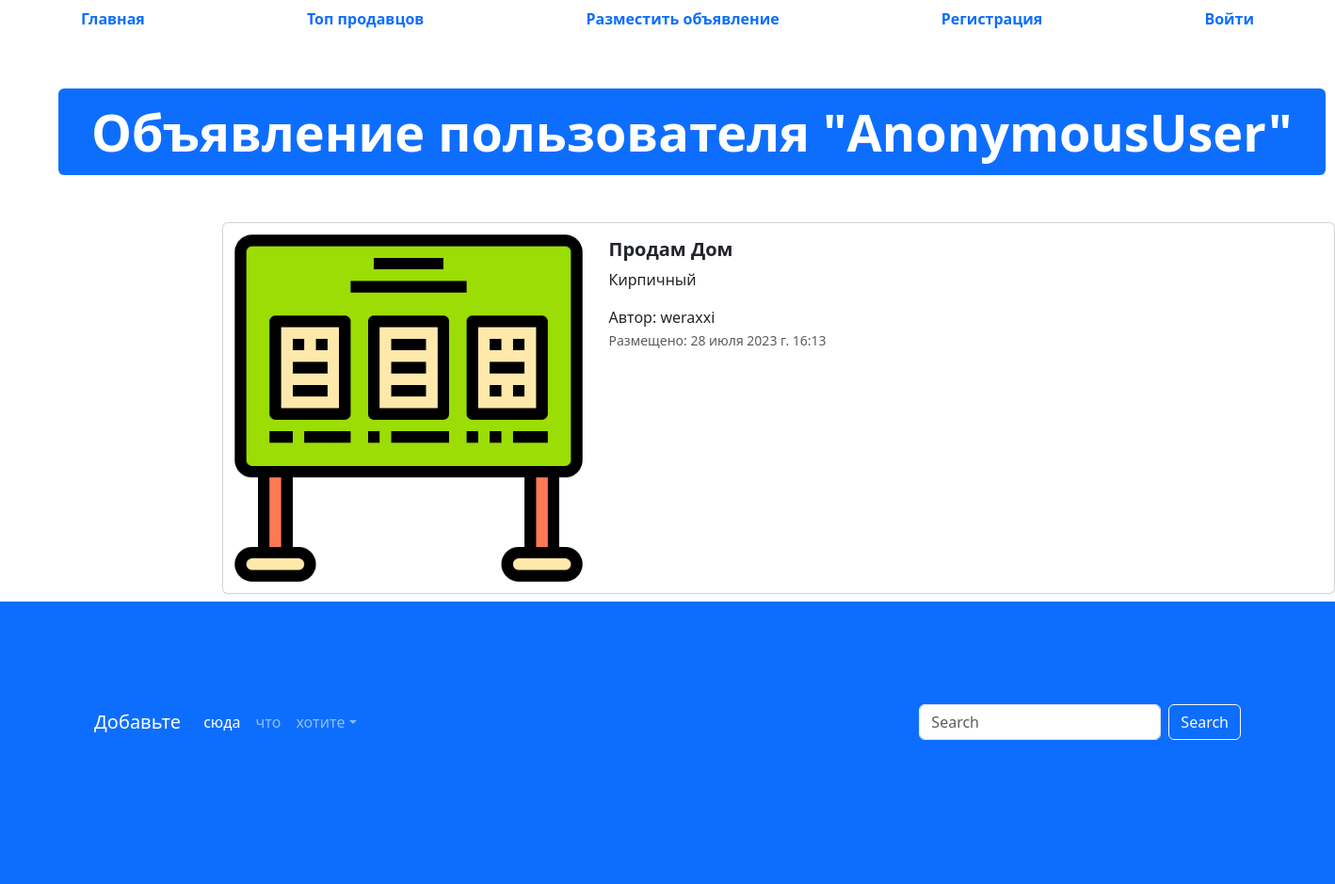
/advertisement/2, run on the app's committed database.
### app_advertisement/models.py (models this page shows, shortened)
class Advertisement(models.Model):
    title = models.CharField(
        max_length=80,
        verbose_name="Название",
    )
    description = models.TextField(
        verbose_name="Описание"
    )
    price = models.DecimalField(
        max_digits=10,
        decimal_places=2,
        verbose_name="Цена"
    )
    auction = models.BooleanField(
        verbose_name="Торг",
        default=False
    )
    created_at = models.DateTimeField(
       auto_now_add=True,
        verbose_name="Дата публикации"
    )
    updated_at = models.DateTimeField(
        auto_now=True,
        verbose_name="Дата редактирования"
    )
    user = models.ForeignKey(
        User,
        verbose_name="Пользователь",
        on_delete=models.CASCADE
    )
    image = models.ImageField(
        verbose_name="Изображение",
        upload_to="advertisements/",
        null=True,
        blank=True
    )
    class Meta:
        db_table = "advertisement"

### app_advertisement/views.py (the view)
# urls.py: path("advertisement/<int:pk>", advertisement_view, name="adv"),
def advertisement_view(request, pk):
    advertisement = Advertisement.objects.get(pk=pk)
    context = {
        "advertisement": advertisement,
    }
    return render(request, "app_advertisement/advertisement.html", context)

### templates/app_advertisement/advertisement.html (shortened to what this page needs)
{% extends 'base.html' %}
{% load static %}
{% block content %}
  <div class="container" style="margin: 50px;">
    <div class="display-2">
      <span class="badge bg-primary">Объявление пользователя "{{ user }}"</span>
    </div>
  </div>
  <div class="col offset-2">
    <div class="card mb-2" style="max-width: 1200px; margin-top: 20px;">
      <div class="row g-0">
        <div class="col-md-4">
          <a href="#" class="nav-link">
            <img src="{% if adv.image %} {{ adv.image.url }} {% else %} {% static 'img/adv.png' %} {% endif %}" class="img-fluid rounded-start" alt="Card title">          </a>
        </div>
        <div class="col">
          <div class="card-body">
            <h5 class="card-title">
              <a href="#" class="nav-link"><strong>Продам {{ advertisement.title }}</strong></a>
            </h5>
            <p class="card-text">
              {{ advertisement.description }}
            </p>
            <span>Автор: {{ advertisement.user }}</span>
            <p class="card-text"><small class="text-muted">Размещено: {{ advertisement.created_at }}</small></p>
          </div>
        </div>
      </div>
    </div>
  </div>
  <footer style="padding: 100px; min-height: 300px;" class="bg-primary">
    <nav class="navbar navbar-expand-sm navbar-dark">
      <a class="navbar-brand" href="#">Добавьте</a>
      <div class="collapse navbar-collapse" id="collapsibleNavId">
        <ul class="navbar-nav me-auto mt-2 mt-lg-0">
          <li class="nav-item">
            <a class="nav-link active" href="#" aria-current="page">сюда</a>
          </li>
          <li class="nav-item">
            <a class="nav-link" href="#">что</a>
          </li>
          <li class="nav-item dropdown">
            <a class="nav-link dropdown-toggle" href="#" id="dropdownId" data-bs-toggle="dropdown" aria-haspopup="true"
              aria-expanded="false">хотите</a>
          </li>
        </ul>
        <form class="d-flex my-2 my-lg-0">
          <input class="form-control me-sm-2" type="text" placeholder="Search">
          <button class="btn btn-outline-light my-2 my-sm-0" type="submit">Search</button>
        </form>
      </div>
    </nav>
  </footer>
{% endblock %}

### data on the page
Advertisement: title "Дом", description "Кирпичный", user "weraxxi", created_at "28 июля 2023 г. 16:13"

### other printed values
{{ user }} "AnonymousUser"
